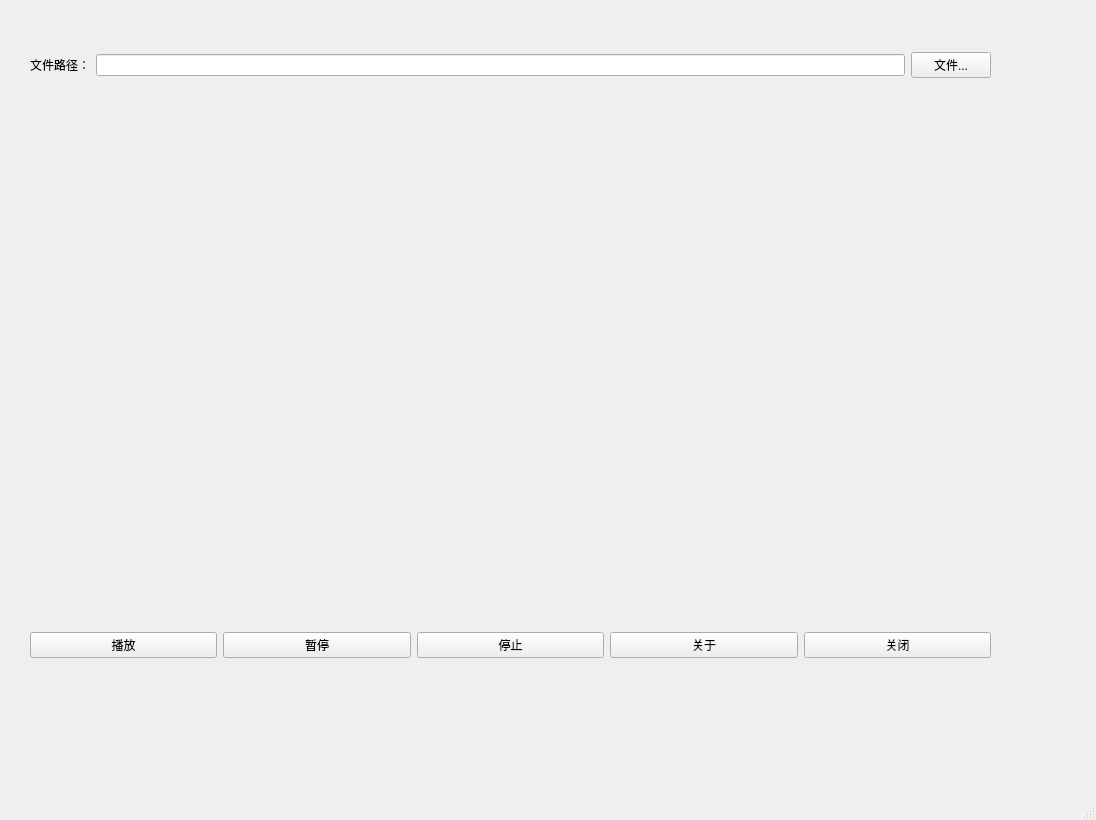
<?xml version="1.0" encoding="UTF-8"?>
<ui version="4.0">
 <class>VideoPlayer</class>
 <widget class="QMainWindow" name="VideoPlayer">
  <property name="geometry">
   <rect>
    <x>0</x>
    <y>0</y>
    <width>1096</width>
    <height>820</height>
   </rect>
  </property>
  <property name="windowTitle">
   <string>VideoPlayer</string>
  </property>
  <widget class="QWidget" name="centralwidget">
   <widget class="QWidget" name="widget_2" native="true">
    <property name="geometry">
     <rect>
      <x>30</x>
      <y>40</y>
      <width>961</width>
      <height>50</height>
     </rect>
    </property>
    <layout class="QHBoxLayout" name="horizontalLayout_2">
     <item>
      <widget class="QLabel" name="filePathLabel">
       <property name="text">
        <string>文件路径：</string>
       </property>
      </widget>
     </item>
     <item>
      <widget class="QLineEdit" name="filePath"/>
     </item>
     <item>
      <widget class="QPushButton" name="fileBtn">
       <property name="text">
        <string>文件...</string>
       </property>
      </widget>
     </item>
    </layout>
   </widget>
   <widget class="QWidget" name="videoWidget" native="true">
    <property name="geometry">
     <rect>
      <x>40</x>
      <y>110</y>
      <width>931</width>
      <height>451</height>
     </rect>
    </property>
    <layout class="QHBoxLayout" name="horizontalLayout_3"/>
   </widget>
   <widget class="QWidget" name="widget" native="true">
    <property name="geometry">
     <rect>
      <x>30</x>
      <y>580</y>
      <width>961</width>
      <height>131</height>
     </rect>
    </property>
    <layout class="QHBoxLayout" name="horizontalLayout">
     <item>
      <widget class="QPushButton" name="playBtn">
       <property name="text">
        <string>播放</string>
       </property>
      </widget>
     </item>
     <item>
      <widget class="QPushButton" name="pauseBtn">
       <property name="text">
        <string>暂停</string>
       </property>
      </widget>
     </item>
     <item>
      <widget class="QPushButton" name="stopBtn">
       <property name="text">
        <string>停止</string>
       </property>
      </widget>
     </item>
     <item>
      <widget class="QPushButton" name="aboutBtn">
       <property name="text">
        <string>关于</string>
       </property>
      </widget>
     </item>
     <item>
      <widget class="QPushButton" name="closeBtn">
       <property name="text">
        <string>关闭</string>
       </property>
      </widget>
     </item>
    </layout>
   </widget>
  </widget>
  <widget class="QStatusBar" name="statusbar"/>
 </widget>
 <resources/>
 <connections/>
</ui>
